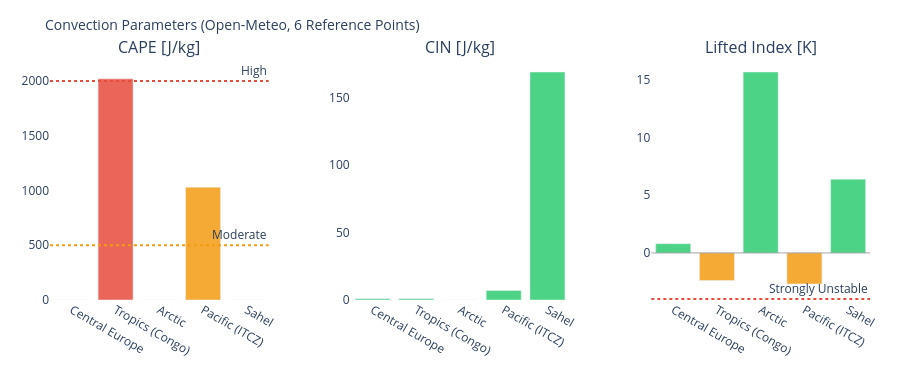

The notebook cell saved with this chart:
### Markdown cell above
---
## 3. Visualizations

### Code cell
# ============================================================
# CAPE / CIN / LIFTED INDEX – Convection potential
# ============================================================

if not df_atm.empty:
    fig = make_subplots(
        rows=1, cols=3,
        subplot_titles=['CAPE [J/kg]', 'CIN [J/kg]', 'Lifted Index [K]'],
        horizontal_spacing=0.1
    )
    pts = df_atm['point'].tolist()
    pt_colors = ['#E85D24','#185FA5','#888780','#378ADD','#639922','#F2A623']

    # CAPE – höher = mehr Gewitterpotential
    cape_vals = df_atm['cape'].fillna(0).tolist()
    cape_colors = ['#e74c3c' if v > 2000 else '#f39c12' if v > 500 else '#2ecc71'
                   for v in cape_vals]
    fig.add_trace(go.Bar(x=pts, y=cape_vals, marker_color=cape_colors,
                         opacity=0.85, showlegend=False), row=1, col=1)
    fig.add_hline(y=2000, line_dash='dot', line_color='#e74c3c',
                  annotation_text='High', row=1, col=1)
    fig.add_hline(y=500,  line_dash='dot', line_color='#f39c12',
                  annotation_text='Moderate', row=1, col=1)

    # CIN – negativer = stärker gedeckelt (weniger Auslöse)
    cin_vals = df_atm['cin'].fillna(0).tolist()
    cin_colors = ['#e74c3c' if v < -200 else '#f39c12' if v < -50 else '#2ecc71'
                  for v in cin_vals]
    fig.add_trace(go.Bar(x=pts, y=cin_vals, marker_color=cin_colors,
                         opacity=0.85, showlegend=False), row=1, col=2)

    # Lifted Index – negativ = instabil
    li_vals = df_atm['li'].fillna(0).tolist()
    li_colors = ['#e74c3c' if v < -4 else '#f39c12' if v < 0 else '#2ecc71'
                 for v in li_vals]
    fig.add_trace(go.Bar(x=pts, y=li_vals, marker_color=li_colors,
                         opacity=0.85, showlegend=False), row=1, col=3)
    fig.add_hline(y=0, line_color='gray', line_width=0.7, row=1, col=3)
    fig.add_hline(y=-4, line_dash='dot', line_color='#e74c3c',
                  annotation_text='Strongly Unstable', row=1, col=3)

    fig.update_layout(
        title=dict(text='Convection Parameters (Open-Meteo, 6 Reference Points)', font=dict(size=14)),
        height=380, plot_bgcolor='rgba(0,0,0,0)', paper_bgcolor='rgba(0,0,0,0)',
        margin=dict(l=50, r=30, t=60, b=80)
    )
    fig.update_xaxes(tickangle=30)
    fig.show()

### Figure 1 — Plotly figure (JSON) as saved in the notebook; plotly's stock layout.template omitted (floating-point values rounded to 4 significant figures)
{"data": [{"marker": {"color": ["#2ecc71", "#e74c3c", "#2ecc71", "#f39c12", "#2ecc71"]}, "opacity": 0.85, "showlegend": false, "type": "bar", "x": ["Central Europe", "Tropics (Congo)", "Arctic", "Pacific (ITCZ)", "Sahel"], "xaxis": "x", "y": [0.0, 2020.0, 0.0, 1030.0, 0.0], "yaxis": "y"}, {"marker": {"color": ["#2ecc71", "#2ecc71", "#2ecc71", "#2ecc71", "#2ecc71"]}, "opacity": 0.85, "showlegend": false, "type": "bar", "x": ["Central Europe", "Tropics (Congo)", "Arctic", "Pacific (ITCZ)", "Sahel"], "xaxis": "x2", "y": [1.0, 1.0, 0.0, 7.0, 169.0], "yaxis": "y2"}, {"marker": {"color": ["#2ecc71", "#f39c12", "#2ecc71", "#f39c12", "#2ecc71"]}, "opacity": 0.85, "showlegend": false, "type": "bar", "x": ["Central Europe", "Tropics (Congo)", "Arctic", "Pacific (ITCZ)", "Sahel"], "xaxis": "x3", "y": [0.8, -2.4, 15.7, -2.7, 6.4], "yaxis": "y3"}], "layout": {"annotations": [{"font": {"size": 16}, "showarrow": false, "text": "CAPE [J/kg]", "x": 0.1333, "xanchor": "center", "xref": "paper", "y": 1.0, "yanchor": "bottom", "yref": "paper"}, {"font": {"size": 16}, "showarrow": false, "text": "CIN [J/kg]", "x": 0.5, "xanchor": "center", "xref": "paper", "y": 1.0, "yanchor": "bottom", "yref": "paper"}, {"font": {"size": 16}, "showarrow": false, "text": "Lifted Index [K]", "x": 0.8667, "xanchor": "center", "xref": "paper", "y": 1.0, "yanchor": "bottom", "yref": "paper"}, {"showarrow": false, "text": "High", "x": 1, "xanchor": "right", "xref": "x domain", "y": 2000, "yanchor": "bottom", "yref": "y"}, {"showarrow": false, "text": "Moderate", "x": 1, "xanchor": "right", "xref": "x domain", "y": 500, "yanchor": "bottom", "yref": "y"}, {"showarrow": false, "text": "Strongly Unstable", "x": 1, "xanchor": "right", "xref": "x3 domain", "y": -4, "yanchor": "bottom", "yref": "y3"}], "height": 380, "margin": {"b": 80, "l": 50, "r": 30, "t": 60}, "paper_bgcolor": "rgba(0,0,0,0)", "plot_bgcolor": "rgba(0,0,0,0)", "shapes": [{"line": {"color": "#e74c3c", "dash": "dot"}, "type": "line", "x0": 0, "x1": 1, "xref": "x domain", "y0": 2000, "y1": 2000, "yref": "y"}, {"line": {"color": "#f39c12", "dash": "dot"}, "type": "line", "x0": 0, "x1": 1, "xref": "x domain", "y0": 500, "y1": 500, "yref": "y"}, {"line": {"color": "gray", "width": 0.7}, "type": "line", "x0": 0, "x1": 1, "xref": "x3 domain", "y0": 0, "y1": 0, "yref": "y3"}, {"line": {"color": "#e74c3c", "dash": "dot"}, "type": "line", "x0": 0, "x1": 1, "xref": "x3 domain", "y0": -4, "y1": -4, "yref": "y3"}], "title": {"font": {"size": 14}, "text": "Convection Parameters (Open-Meteo, 6 Reference Points)"}, "xaxis": {"anchor": "y", "domain": [0.0, 0.2667], "tickangle": 30}, "xaxis2": {"anchor": "y2", "domain": [0.3667, 0.6333], "tickangle": 30}, "xaxis3": {"anchor": "y3", "domain": [0.7333, 1.0], "tickangle": 30}, "yaxis": {"anchor": "x", "domain": [0.0, 1.0]}, "yaxis2": {"anchor": "x2", "domain": [0.0, 1.0]}, "yaxis3": {"anchor": "x3", "domain": [0.0, 1.0]}}}
